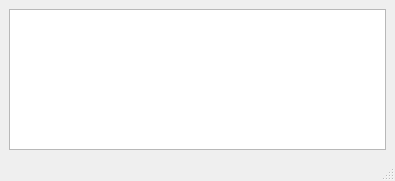
<?xml version="1.0" encoding="UTF-8"?>
<ui version="4.0">
 <class>MainWindow</class>
 <widget class="QMainWindow" name="MainWindow">
  <property name="geometry">
   <rect>
    <x>0</x>
    <y>0</y>
    <width>395</width>
    <height>181</height>
   </rect>
  </property>
  <property name="windowTitle">
   <string>MainWindow</string>
  </property>
  <widget class="QWidget" name="centralwidget">
   <layout class="QVBoxLayout" name="verticalLayout">
    <item>
     <widget class="QTextEdit" name="textEdit"/>
    </item>
   </layout>
  </widget>
  <widget class="QStatusBar" name="statusbar"/>
 </widget>
 <resources/>
 <connections/>
</ui>
